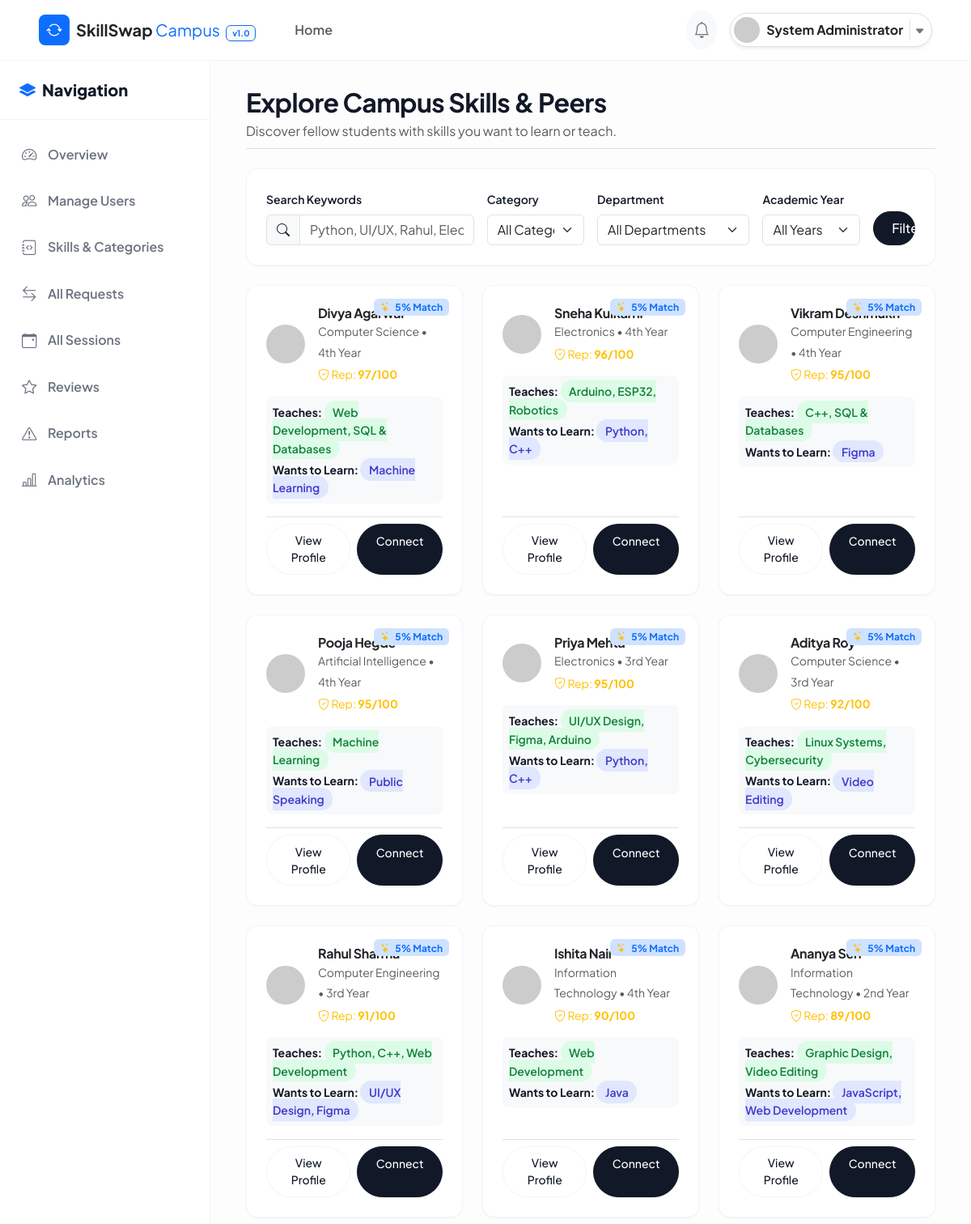
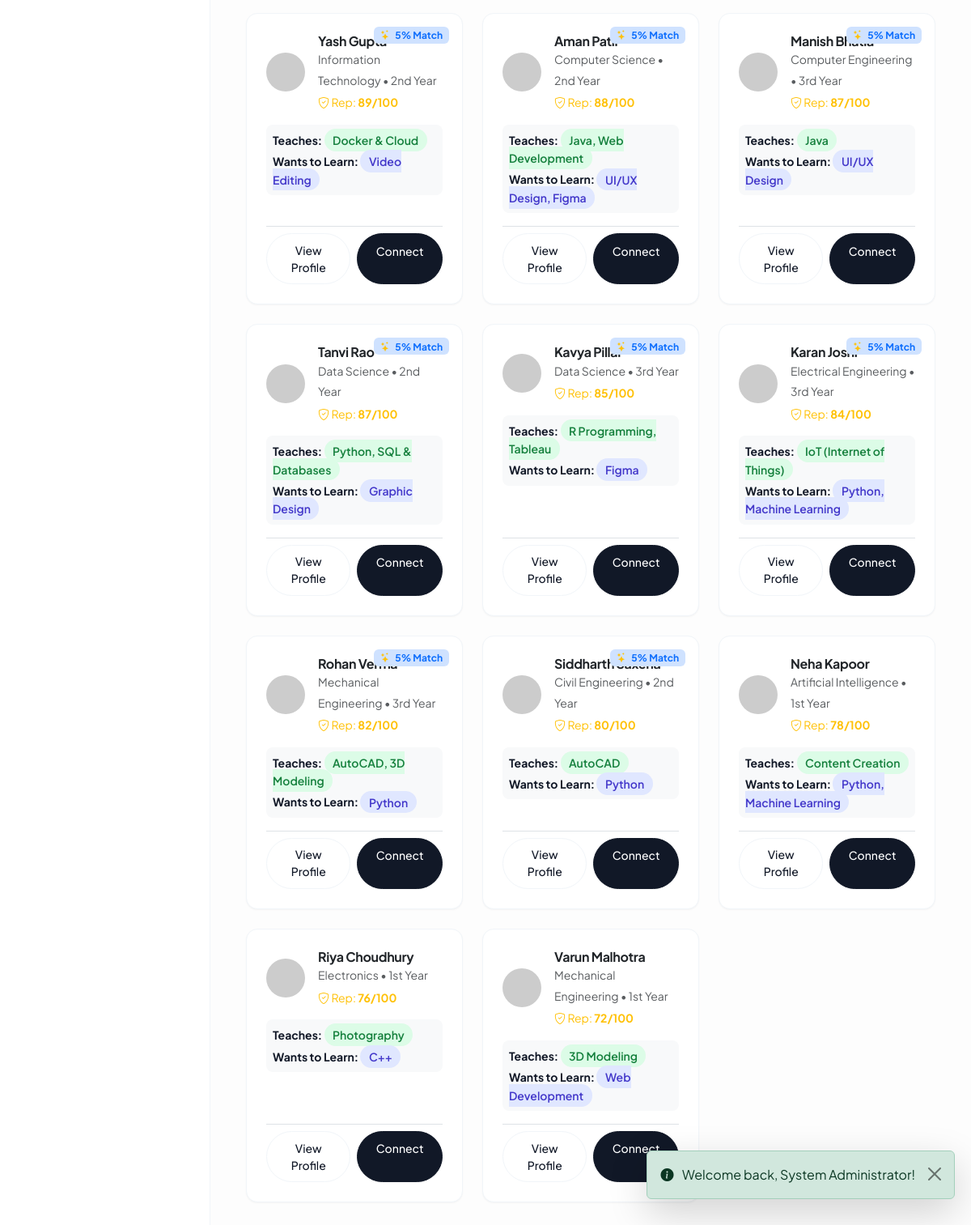
Page /student/find-skills.php (signed in) on the committed database (2 pictures, top to bottom).
### tables this page shows
CREATE TABLE `users` (
  `user_id` INT AUTO_INCREMENT PRIMARY KEY,
  `name` VARCHAR(100) NOT NULL,
  `email` VARCHAR(100) NOT NULL UNIQUE,
  `password` VARCHAR(255) NOT NULL,
  `college_id` VARCHAR(50) NOT NULL UNIQUE,
  `department` VARCHAR(100) NOT NULL,
  `year` ENUM('1st Year', '2nd Year', '3rd Year', '4th Year', 'Postgraduate') NOT NULL DEFAULT '1st Year',
  `bio` TEXT DEFAULT NULL,
  `profile_image` VARCHAR(255) DEFAULT 'default-avatar.png',
  `role` ENUM('student', 'admin') NOT NULL DEFAULT 'student',
  `status` ENUM('active', 'inactive', 'suspended') NOT NULL DEFAULT 'active',
  `reputation_score` DECIMAL(5,2) NOT NULL DEFAULT 50.00,
  `created_at` TIMESTAMP DEFAULT CURRENT_TIMESTAMP,
  `updated_at` TIMESTAMP DEFAULT CURRENT_TIMESTAMP ON UPDATE CURRENT_TIMESTAMP,
  CONSTRAINT `chk_reputation_range` CHECK (`reputation_score` >= 0 AND `reputation_score` <= 100)
);

### includes/functions.php (called while the page is built, shortened)
<?php
function sanitize(string $data): string {
    return htmlspecialchars(trim($data), ENT_QUOTES, 'UTF-8');
}
function get_base_url(): string {
    $protocol = (!empty($_SERVER['HTTPS']) && $_SERVER['HTTPS'] !== 'off') ? 'https' : 'http';
    $host = $_SERVER['HTTP_HOST'] ?? 'localhost';
    $scriptDir = dirname($_SERVER['SCRIPT_NAME'] ?? '');
    if (strpos($scriptDir, '/skillswap') !== false) {
        return $protocol . '://' . $host . '/skillswap/';
    }
    return $protocol . '://' . $host . '/skillswap/';
}
function calculate_skill_match_score(PDO $pdo, int $current_user_id, int $target_user_id): array {
    $stmtUser1 = $pdo->prepare("SELECT user_id, department, year, reputation_score FROM users WHERE user_id = :id");
    $stmtUser1->execute(['id' => $current_user_id]);
    $u1 = $stmtUser1->fetch();
    $stmtUser2 = $pdo->prepare("SELECT user_id, department, year, reputation_score FROM users WHERE user_id = :id");
    $stmtUser2->execute(['id' => $target_user_id]);
    $u2 = $stmtUser2->fetch();
    $stmtDirect = $pdo->prepare("
        SELECT s.skill_id, s.skill_name
        FROM user_skills us2
        JOIN skills s ON us2.skill_id = s.skill_id
        JOIN user_skills us1 ON us1.skill_id = s.skill_id
        WHERE us2.user_id = :target_id AND us2.skill_type = 'TEACH'
          AND us1.user_id = :current_id AND us1.skill_type = 'LEARN'
    ");
    $stmtDirect->execute(['target_id' => $target_user_id, 'current_id' => $current_user_id]);
    $directMatchSkills = $stmtDirect->fetchAll(PDO::FETCH_ASSOC);
    $stmtReverse = $pdo->prepare("
        SELECT s.skill_id, s.skill_name
        FROM user_skills us1
        JOIN skills s ON us1.skill_id = s.skill_id
        JOIN user_skills us2 ON us2.skill_id = s.skill_id
        WHERE us1.user_id = :current_id AND us1.skill_type = 'TEACH'
          AND us2.user_id = :target_id AND us2.skill_type = 'LEARN'
    ");
    $stmtReverse->execute(['current_id' => $current_user_id, 'target_id' => $target_user_id]);
    $reverseMatchSkills = $stmtReverse->fetchAll(PDO::FETCH_ASSOC);
    $score = 0;
    $reasons = [];
    $learnSkillsNames = array_column($directMatchSkills, 'skill_name');
    $teachSkillsNames = array_column($reverseMatchSkills, 'skill_name');
    if ((float)$u2['reputation_score'] >= 80.0) {
        $score += 5;
        $reasons[] = "High teacher reputation (" . round($u2['reputation_score']) . "/100).";
    }
    $finalScore = min(100, $score);
    $isPerfect = ($finalScore >= 80 && !empty($directMatchSkills) && !empty($reverseMatchSkills));
    return [
        'score' => $finalScore,
        'is_perfect' => $isPerfect,
        'learn_skills' => $learnSkillsNames,
        'teach_skills' => $teachSkillsNames,
        'reasons' => $reasons
    ];
}

### student/find-skills.php (the view, shortened to what this page needs)
<?php
require_once __DIR__ . '/../includes/auth-check.php';
require_once __DIR__ . '/../includes/functions.php';
$currentUserId = $_SESSION['user_id'];
$pdo = Database::getConnection();
$search     = sanitize($_GET['search'] ?? '');
$sql = "
    SELECT DISTINCT u.user_id, u.name, u.email, u.department, u.year, u.profile_image, u.reputation_score, u.bio
    FROM users u
    LEFT JOIN user_skills us ON u.user_id = us.user_id
    LEFT JOIN skills s ON us.skill_id = s.skill_id
    WHERE u.user_id <> :current_id AND u.role = 'student' AND u.status = 'active'
";
$params = ['current_id' => $currentUserId];
$sql .= " ORDER BY u.reputation_score DESC LIMIT 30";
$stmt = $pdo->prepare($sql);
$stmt->execute($params);
$students = $stmt->fetchAll(PDO::FETCH_ASSOC);
require_once __DIR__ . '/../includes/header.php';
require_once __DIR__ . '/../includes/navbar.php';
?>
<div class="dashboard-wrapper">
  <?php require_once __DIR__ . '/../includes/sidebar.php'; ?>
  <main class="main-content">
    <div class="container-fluid">
      <div class="d-flex flex-column flex-md-row justify-content-between align-items-md-center mb-4 pb-2 border-bottom">
        <div>
          <h2 class="fw-bold mb-1">Explore Campus Skills & Peers</h2>
          <p class="text-muted mb-0">Discover fellow students with skills you want to learn or teach.</p>
        </div>
      </div>
      <div class="card-custom p-4 mb-4">
        <form method="GET" action="find-skills.php" class="row g-3">
          <div class="col-lg-4">
            <label for="search" class="form-label fw-semibold small">Search Keywords</label>
            <div class="input-group">
              <span class="input-group-text bg-light"><i class="bi bi-search"></i></span>
              <input type="text" class="form-control" id="search" name="search" value="<?= htmlspecialchars($search) ?>" placeholder="Python, UI/UX, Rahul, Electronics...">
            </div>
          </div>
          <div class="col-md-3 col-lg-2">
            <label for="category" class="form-label fw-semibold small">Category</label>
            <select class="form-select" id="category" name="category">
              <option value="">All Categories</option>
            </select>
          </div>
          <div class="col-md-3 col-lg-3">
            <label for="department" class="form-label fw-semibold small">Department</label>
            <select class="form-select" id="department" name="department">
              <option value="">All Departments</option>
            </select>
          </div>
          <div class="col-md-3 col-lg-2">
            <label for="year" class="form-label fw-semibold small">Academic Year</label>
            <select class="form-select" id="year" name="year">
              <option value="">All Years</option>
            </select>
          </div>
          <div class="col-md-3 col-lg-1 d-flex align-items-end">
            <button type="submit" class="btn btn-primary-custom w-100 py-2">Filter</button>
          </div>
        </form>
      </div>
      <?php if (empty($students)): ?>
        <div class="text-center py-5 card-custom">
          <i class="bi bi-person-x fs-1 text-secondary opacity-50 d-block mb-3"></i>
          <h5 class="fw-bold text-dark mb-1">No matching students found</h5>
          <p class="text-muted small">Try broadening your search keywords or clear category filters.</p>
          <a href="find-skills.php" class="btn btn-sm btn-outline-custom">Reset Search</a>
        </div>
      <?php else: ?>
        <div class="row g-4">
          <?php foreach ($students as $st):
            $matchData = calculate_skill_match_score($pdo, $currentUserId, $st['user_id']);
            $stmtStSkills = $pdo->prepare("
                SELECT us.skill_type, s.skill_name
                FROM user_skills us
                JOIN skills s ON us.skill_id = s.skill_id
                WHERE us.user_id = :id
            ");
            $stmtStSkills->execute(['id' => $st['user_id']]);
            $stSkillList = $stmtStSkills->fetchAll(PDO::FETCH_ASSOC);
            $stTeach = array_column(array_filter($stSkillList, fn($k) => $k['skill_type'] === 'TEACH'), 'skill_name');
            $stLearn = array_column(array_filter($stSkillList, fn($k) => $k['skill_type'] === 'LEARN'), 'skill_name');
          ?>
          <div class="col-md-6 col-lg-4">
            <div class="card-custom h-100 p-4 d-flex flex-column justify-content-between position-relative">
              <?php if ($matchData['score'] > 0): ?>
                <span class="position-absolute top-0 end-0 m-3 badge bg-primary-subtle text-primary fw-bold">
                  <i class="bi bi-stars text-warning me-1"></i> <?= $matchData['score'] ?>% Match
                </span>
              <?php endif; ?>
              <div>
                <div class="d-flex align-items-center gap-3 mb-3">
                  <img src="<?= $baseUrl ?>uploads/profiles/<?= htmlspecialchars($st['profile_image']) ?>" alt="Avatar" class="avatar-md" onerror="this.src='https://ui-avatars.com/api/?name=<?= urlencode($st['name']) ?>&background=4f46e5&color=fff';">
                  <div>
                    <h6 class="fw-bold mb-0 text-dark"><?= htmlspecialchars($st['name']) ?></h6>
                    <span class="text-muted small"><?= htmlspecialchars($st['department']) ?> • <?= htmlspecialchars($st['year']) ?></span>
                    <div class="small text-warning mt-1">
                      <i class="bi bi-shield-check"></i> Rep: <strong><?= round($st['reputation_score']) ?>/100</strong>
                    </div>
                  </div>
                </div>
                <div class="bg-light p-2 rounded-3 small mb-3">
                  <?php if (!empty($stTeach)): ?>
                    <div class="mb-1"><strong>Teaches:</strong> <span class="badge-teach"><?= implode(', ', array_slice($stTeach, 0, 3)) ?></span></div>
                  <?php endif; ?>
                  <?php if (!empty($stLearn)): ?>
                    <div><strong>Wants to Learn:</strong> <span class="badge-learn"><?= implode(', ', array_slice($stLearn, 0, 3)) ?></span></div>
                  <?php endif; ?>
                </div>
              </div>
              <div class="d-flex gap-2 pt-2 border-top">
                <a href="profile.php?id=<?= $st['user_id'] ?>" class="btn btn-sm btn-outline-custom flex-grow-1">View Profile</a>
                <a href="matches.php" class="btn btn-sm btn-primary-custom flex-grow-1">Connect</a>
              </div>
            </div>
          </div>
          <?php endforeach; ?>
        </div>
      <?php endif; ?>
    </div>
  </main>
</div>
<?php require_once __DIR__ . '/../includes/footer.php'; ?>

### assets/css/style.css (style rules this page uses)
:root { --primary: #111827; --primary-hover: #000000; --primary-light: #f3f4f6; --secondary: #4f46e5; --accent: #6366f1; --dark-bg: #030712; --dark-card: #111827; --light-bg: #fdfdfd; --surface: #ffffff; --border-color: #f1f5f9; --text-main: #111827; --text-muted: #6b7280; --text-light: #9ca3af; --success: #059669; --warning: #d97706; --danger: #dc2626; --radius-sm: 6px; --radius-md: 10px; --radius-lg: 14px; --radius-full: 9999px; --shadow-sm: 0 1px 2px rgba(0, 0, 0, 0.04); --shadow-md: 0 4px 6px -1px rgba(0, 0, 0, 0.05); --shadow-lg: 0 10px 15px -3px rgba(0, 0, 0, 0.05); --transition-fast: all 0.2s cubic-bezier(0.4, 0, 0.2, 1); --transition-normal: all 0.3s cubic-bezier(0.4, 0, 0.2, 1); }
body { font-family: 'Plus Jakarta Sans', -apple-system, BlinkMacSystemFont, "Segoe UI", Roboto, sans-serif; background-color: var(--light-bg); color: var(--text-main); min-height: 100vh; margin: 0; line-height: 1.6; }
h1, h2, h3, h4, h5, h6 { font-weight: 700; color: var(--text-main); letter-spacing: -0.02em; }
a { color: var(--primary); text-decoration: none; transition: var(--transition-fast); }
.btn-primary-custom { background: var(--primary); color: #ffffff; border: 1px solid var(--primary); padding: 0.65rem 1.4rem; border-radius: var(--radius-full); font-weight: 500; box-shadow: var(--shadow-sm); transition: var(--transition-normal); }
.btn-outline-custom { background: transparent; color: var(--primary); border: 1px solid var(--border-color); padding: 0.6rem 1.3rem; border-radius: var(--radius-full); font-weight: 500; transition: var(--transition-fast); }
.card-custom { background: var(--surface); border: 1px solid var(--border-color); border-radius: var(--radius-lg); box-shadow: var(--shadow-sm); transition: var(--transition-normal); overflow: hidden; }
.badge-teach { background-color: #dcfce7; color: #15803d; font-weight: 600; padding: 0.35em 0.75em; border-radius: var(--radius-full); }
.badge-learn { background-color: #e0e7ff; color: #4338ca; font-weight: 600; padding: 0.35em 0.75em; border-radius: var(--radius-full); }

### assets/css/dashboard.css (style rules this page uses)
.dashboard-wrapper { display: flex; min-height: calc(100vh - 65px); position: relative; }
.main-content { flex-grow: 1; padding: 2rem; background-color: var(--light-bg); overflow-x: hidden; }
.avatar-md { width: 48px; height: 48px; border-radius: 50%; object-fit: cover; }

### rows in the picture
users: score "5", name "Divya Agarwal", department "Computer Science", year "4th Year", reputation_score "97", stTeach "Web Development, SQL & Databases", stLearn "Machine Learning"
users: score "5", name "Sneha Kulkarni", department "Electronics", year "4th Year", reputation_score "96", stTeach "Arduino, ESP32, Robotics", stLearn "Python, C++"
users: score "5", name "Vikram Deshmukh", department "Computer Engineering", year "4th Year", reputation_score "95", stTeach "C++, SQL & Databases", stLearn "Figma"
users: score "5", name "Pooja Hegde", department "Artificial Intelligence", year "4th Year", reputation_score "95", stTeach "Machine Learning", stLearn "Public Speaking"
users: score "5", name "Priya Mehta", department "Electronics", year "3rd Year", reputation_score "95", stTeach "UI/UX Design, Figma, Arduino", stLearn "Python, C++"
users: score "5", name "Aditya Roy", department "Computer Science", year "3rd Year", reputation_score "92", stTeach "Linux Systems, Cybersecurity", stLearn "Video Editing"
users: score "5", name "Rahul Sharma", department "Computer Engineering", year "3rd Year", reputation_score "91", stTeach "Python, C++, Web Development", stLearn "UI/UX Design, Figma"
users: score "5", name "Ishita Nair", department "Information Technology", year "4th Year", reputation_score "90", stTeach "Web Development", stLearn "Java"
users: score "5", name "Ananya Sen", department "Information Technology", year "2nd Year", reputation_score "89", stTeach "Graphic Design, Video Editing", stLearn "JavaScript, Web Development"
users: score "5", name "Yash Gupta", department "Information Technology", year "2nd Year", reputation_score "89", stTeach "Docker & Cloud", stLearn "Video Editing"
users: score "5", name "Aman Patil", department "Computer Science", year "2nd Year", reputation_score "88", stTeach "Java, Web Development", stLearn "UI/UX Design, Figma"
users: score "5", name "Manish Bhatia", department "Computer Engineering", year "3rd Year", reputation_score "87", stTeach "Java", stLearn "UI/UX Design"
users: score "5", name "Tanvi Rao", department "Data Science", year "2nd Year", reputation_score "87", stTeach "Python, SQL & Databases", stLearn "Graphic Design"
users: score "5", name "Kavya Pillai", department "Data Science", year "3rd Year", reputation_score "85", stTeach "R Programming, Tableau", stLearn "Figma"
users: score "5", name "Karan Joshi", department "Electrical Engineering", year "3rd Year", reputation_score "84", stTeach "IoT (Internet of Things)", stLearn "Python, Machine Learning"
users: score "5", name "Rohan Verma", department "Mechanical Engineering", year "3rd Year", reputation_score "82", stTeach "AutoCAD, 3D Modeling", stLearn "Python"
users: score "5", name "Siddharth Saxena", department "Civil Engineering", year "2nd Year", reputation_score "80", stTeach "AutoCAD", stLearn "Python"
users: name "Neha Kapoor", department "Artificial Intelligence", year "1st Year", reputation_score "78", stTeach "Content Creation", stLearn "Python, Machine Learning"
users: name "Riya Choudhury", department "Electronics", year "1st Year", reputation_score "76", stTeach "Photography", stLearn "C++"
users: name "Varun Malhotra", department "Mechanical Engineering", year "1st Year", reputation_score "72", stTeach "3D Modeling", stLearn "Web Development"

### other values in the picture
$userName "System Administrator"
$flash['message'] "Welcome back, System Administrator!"
